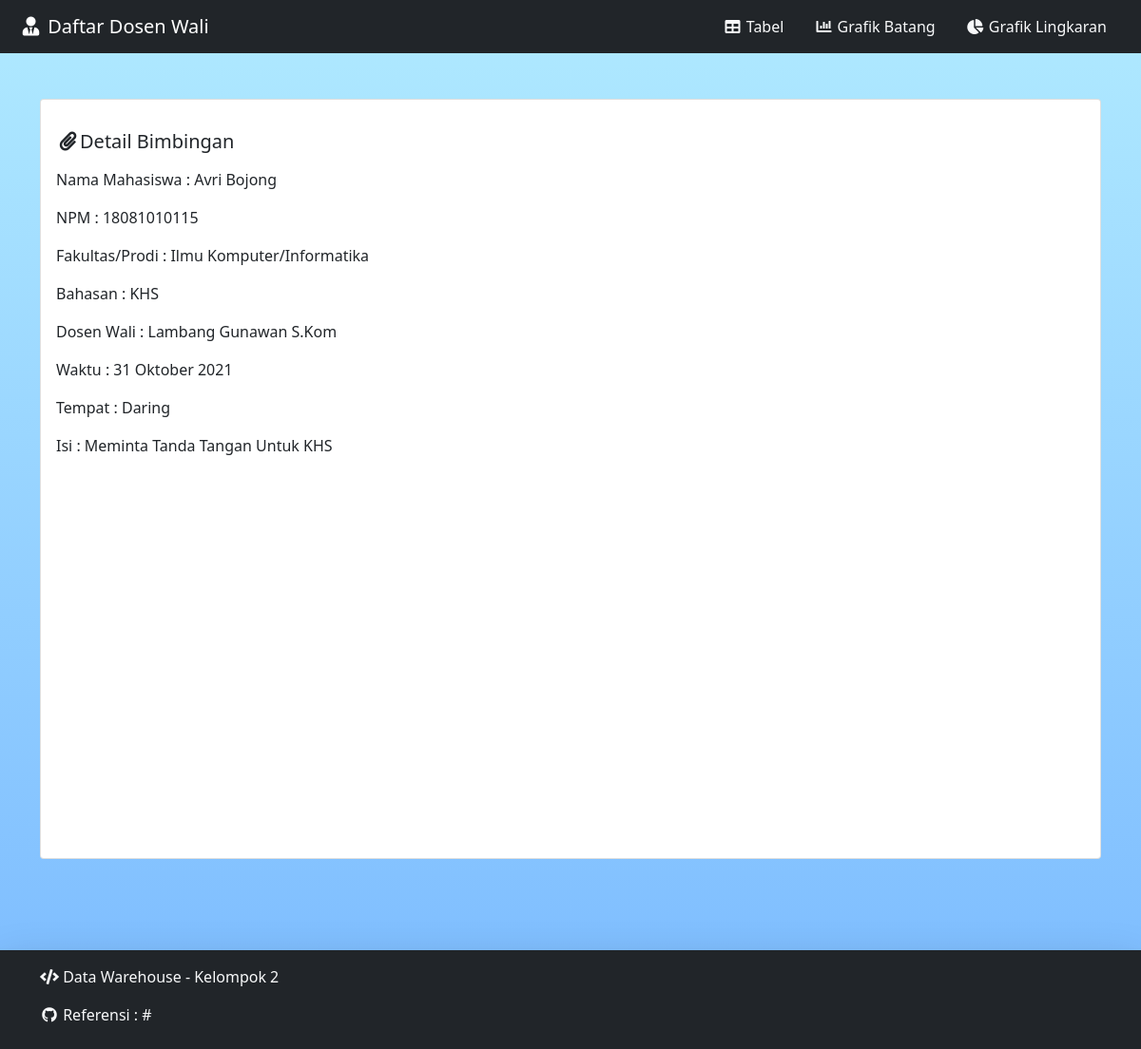
/detail-bimbingan.php, run on the app's committed database.
### tables this page shows
CREATE TABLE `mahasiswa` (
  `id` int(11) NOT NULL,
  `nama` varchar(50) NOT NULL,
  `npm` varchar(11) NOT NULL,
  `nidn_wali` varchar(10) NOT NULL,
  `jenis_kelamin` int(1) NOT NULL,
  `tempat_lahir` varchar(20) NOT NULL,
  `tgl_lahir` date NOT NULL,
  `alamat` varchar(100) NOT NULL,
  `fakultas` varchar(50) NOT NULL,
  `prodi` varchar(25) NOT NULL,
  `agama` varchar(10) NOT NULL
);

CREATE TABLE `bimbingan_mhs` (
  `id` int(11) NOT NULL,
  `nidn_dosen` varchar(10) NOT NULL,
  `npm_mhs` varchar(11) NOT NULL,
  `id_bimbingan` int(11) NOT NULL,
  `waktu` datetime NOT NULL,
  `tempat` varchar(256) NOT NULL,
  `isi` varchar(256) NOT NULL
);

CREATE TABLE `list_bimbingan` (
  `id` int(11) NOT NULL,
  `bahasan` enum('krs/kprs','khs','transkip','lain-lain') NOT NULL
);

CREATE TABLE `dosen` (
  `id` int(11) NOT NULL,
  `nama` varchar(50) NOT NULL,
  `nidn` varchar(10) NOT NULL,
  `jenis_kelamin` int(1) NOT NULL,
  `tempat_lahir` varchar(20) NOT NULL,
  `tgl_lahir` date NOT NULL,
  `alamat` varchar(100) NOT NULL,
  `fakultas` varchar(50) NOT NULL,
  `prodi` varchar(25) NOT NULL,
  `agama` varchar(10) NOT NULL
);

### conn.php (called while the page is built, shortened)
<?php
$hostname = 'localhost';
$username = 'root';
$password = '';
$db       = 'master-detail';
$conn = mysqli_connect($hostname, $username, $password, $db);
function getNamaDsn($nidn)
{
    global $conn;
    $query = "SELECT nama FROM dosen WHERE nidn = '$nidn'";
    $hasil = mysqli_query($conn, $query);
    return mysqli_fetch_assoc($hasil)["nama"];
}
function getMhs($nidn = false, $npm = false, $kolom = false)
{
    global $conn;
    if ($kolom == false) {
        $query = "SELECT * FROM mahasiswa WHERE npm = '$npm'";
    } else {
        $query = "SELECT $kolom FROM mahasiswa WHERE npm = '$npm'";
        if ($nidn != false) {
            $query = "SELECT $kolom FROM mahasiswa WHERE nidn_wali = '$nidn'";
        }
    }
    $hasil = mysqli_query($conn, $query);
    $rows = [];
    while ($row = mysqli_fetch_assoc($hasil)) {
        $rows[] = $row;
    }
    return $rows;
}
function getBimbingan($npm = false, $nidn = false, $id = false)
{
    global $conn;
    $where = "";
    if ($nidn == false && $npm == false && $id == false) {
        $query = "SELECT * FROM bimbingan_mhs";
    } else {
        $query = "SELECT * FROM bimbingan_mhs WHERE $where";
    }
    $hasil = mysqli_query($conn, $query);
    $rows = [];
    while ($row = mysqli_fetch_assoc($hasil)) {
        $rows[] = $row;
    }
    return $rows;
}
function getJenisBimbingan($id)
{
    global $conn;
    $query = "SELECT bahasan FROM list_bimbingan WHERE id = '$id'";
    $hasil = mysqli_query($conn, $query);
    return mysqli_fetch_assoc($hasil)["bahasan"];
}

### fungsi.php (called while the page is built)
<?php
function tanggal($date)
{
    $date = date("Y-m-j", strtotime($date));
    $bulan = array(
        1 =>   'Januari',
        'Februari',
        'Maret',
        'April',
        'Mei',
        'Juni',
        'Juli',
        'Agustus',
        'September',
        'Oktober',
        'November',
        'Desember'
    );
    $pecahkan = explode('-', $date);
    return $pecahkan[2] . ' ' . $bulan[(int)$pecahkan[1]] . ' ' . $pecahkan[0];
}

### detail-bimbingan.php (the view, shortened to what this page needs)
<?php
require 'conn.php';
require 'fungsi.php';
$detail_bimbingan = getBimbingan(false, false, $_GET['bimbingan'])[0];
$mahasiswa = getMhs(false, $detail_bimbingan['npm_mhs'])[0];
?>
<!DOCTYPE html>
<html>
<head>
    <?php require 'header.php'; ?>
</head>
<body style="<?= $Theme_Body;
                $Load_BG; ?>">
    <header>
        <?php require 'navbar.php' ?>
    </header>
    <main class="py-5" style="<?= $Load_BG; ?>">
        <div class="container">
            <div class="row">
                <div class="col">
                    <div class="card rounded" style="<?= $Load_BG; ?>">
                        <div class="card-body">
                            <h5 style="padding-top: 1rem;"><i class="fas fa-fw fa-paperclip"></i>Detail Bimbingan</h5>
                            <p style="padding-top: 0.5rem;">Nama Mahasiswa : <?= ucwords($mahasiswa['nama']); ?></p>
                            <p style="padding-top: -0.5rem;">NPM : <?= ucwords($mahasiswa['npm']); ?></p>
                            <p style="padding-top: -0.5rem;">Fakultas/Prodi : <?= ucwords($mahasiswa['fakultas'] . '/' . $mahasiswa['prodi']); ?></p>
                            <p style="padding-top: -0.5rem;">Bahasan : <?= strtoupper(getJenisBimbingan($detail_bimbingan['id_bimbingan'])); ?></p>
                            <p style="padding-top: -0.5rem;">Dosen Wali : <?= ucwords(getNamaDsn($detail_bimbingan['nidn_dosen'])); ?></p>
                            <p style="padding-top: -0.5rem;">Waktu : <?= ucwords(tanggal($detail_bimbingan['waktu'])); ?></p>
                            <p style="padding-top: -0.5rem;">Tempat : <?= ucwords($detail_bimbingan['tempat']); ?></p>
                            <p style="padding-top: -0.5rem;">Isi : <?= ucwords($detail_bimbingan['isi']); ?></p>
                        </div>
                    </div>
                </div>
            </div>
        </div>
    </main>
    <?php require 'footer.php'; ?>
</body>
</html>

### data on the page
mahasiswa: nama "Avri Bojong", npm "18081010115", fakultas+prodi "Ilmu Komputer/Informatika"
bimbingan_mhs: id_bimbingan.bahasan "KHS", nidn_dosen.nama "Lambang Gunawan S.Kom", waktu "31 Oktober 2021", tempat "Daring", isi "Meminta Tanda Tangan Untuk KHS"

### other printed values
$ref_link "#"
